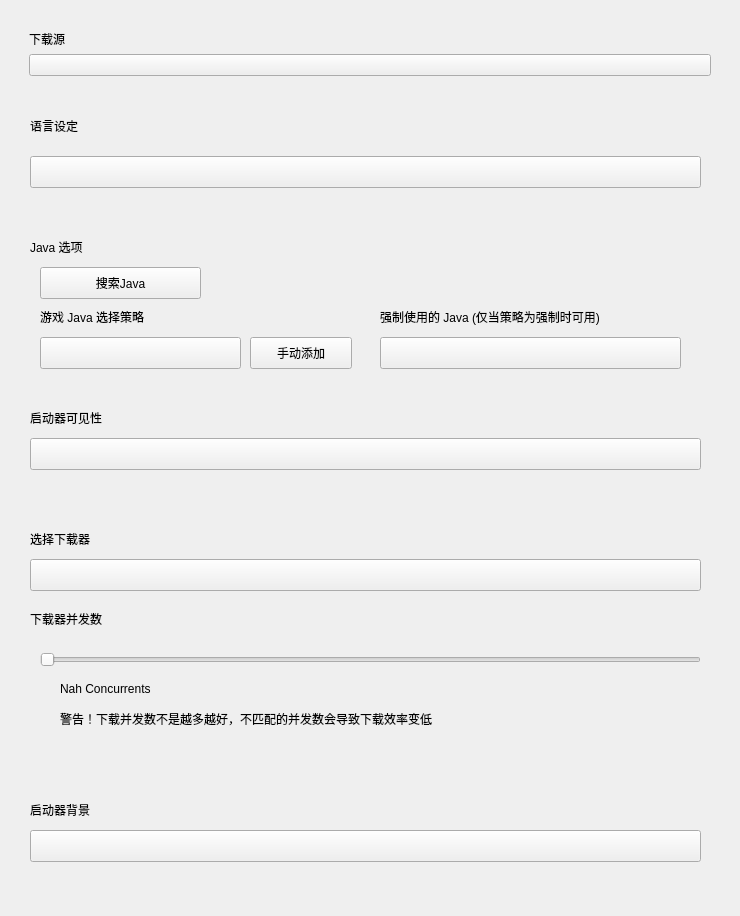
     <widget class="QWidget" name="scrollAreaWidgetContents">
      <property name="geometry">
       <rect>
        <x>0</x>
        <y>0</y>
        <width>740</width>
        <height>916</height>
       </rect>
      </property>
      <layout class="QVBoxLayout" name="verticalLayout_2">
       <property name="spacing">
        <number>20</number>
       </property>
       <property name="leftMargin">
        <number>20</number>
       </property>
       <property name="topMargin">
        <number>20</number>
       </property>
       <property name="rightMargin">
        <number>20</number>
       </property>
       <property name="bottomMargin">
        <number>20</number>
       </property>
       <item>
        <widget class="CardWidget" name="DownloadSourceCard">
         <property name="sizePolicy">
          <sizepolicy hsizetype="Fixed" vsizetype="Fixed">
           <horstretch>0</horstretch>
           <verstretch>0</verstretch>
          </sizepolicy>
         </property>
         <property name="minimumSize">
          <size>
           <width>700</width>
           <height>0</height>
          </size>
         </property>
         <property name="frameShadow">
          <enum>QFrame::Plain</enum>
         </property>
         <property name="lineWidth">
          <number>10</number>
         </property>
         <layout class="QVBoxLayout" name="verticalLayout">
          <item>
           <widget class="BodyLabel" name="BodyLabel_7">
            <property name="text">
             <string>下载源</string>
            </property>
           </widget>
          </item>
          <item>
           <widget class="ComboBox" name="DownloadSourceSelector"/>
          </item>
         </layout>
        </widget>
       </item>
       <item>
        <widget class="CardWidget" name="LanguageCard">
         <property name="sizePolicy">
          <sizepolicy hsizetype="Preferred" vsizetype="Fixed">
           <horstretch>0</horstretch>
           <verstretch>0</verstretch>
          </sizepolicy>
         </property>
         <property name="minimumSize">
          <size>
           <width>0</width>
           <height>100</height>
          </size>
         </property>
         <widget class="BodyLabel" name="BodyLabel_12">
          <property name="geometry">
           <rect>
            <x>10</x>
            <y>10</y>
            <width>63</width>
            <height>19</height>
           </rect>
          </property>
          <property name="text">
           <string>语言设定</string>
          </property>
         </widget>
         <widget class="ComboBox" name="LanguageSelector">
          <property name="geometry">
           <rect>
            <x>10</x>
            <y>50</y>
            <width>671</width>
            <height>32</height>
           </rect>
          </property>
         </widget>
        </widget>
       </item>
       <item>
        <widget class="CardWidget" name="JavaCard">
         <property name="sizePolicy">
          <sizepolicy hsizetype="Preferred" vsizetype="Fixed">
           <horstretch>0</horstretch>
           <verstretch>0</verstretch>
          </sizepolicy>
         </property>
         <property name="minimumSize">
          <size>
           <width>0</width>
           <height>150</height>
          </size>
         </property>
         <widget class="BodyLabel" name="BodyLabel_8">
          <property name="geometry">
           <rect>
            <x>10</x>
            <y>10</y>
            <width>63</width>
            <height>19</height>
           </rect>
          </property>
          <property name="text">
           <string>Java 选项</string>
          </property>
         </widget>
         <widget class="BodyLabel" name="BodyLabel_9">
          <property name="geometry">
           <rect>
            <x>20</x>
            <y>80</y>
            <width>141</width>
            <height>19</height>
           </rect>
          </property>
          <property name="text">
           <string>游戏 Java 选择策略</string>
          </property>
         </widget>
         <widget class="ComboBox" name="JavaSelectionPlan">
          <property name="geometry">
           <rect>
            <x>20</x>
            <y>110</y>
            <width>201</width>
            <height>32</height>
           </rect>
          </property>
         </widget>
         <widget class="PushButton" name="AddJavaManually">
          <property name="geometry">
           <rect>
            <x>230</x>
            <y>110</y>
            <width>102</width>
            <height>32</height>
           </rect>
          </property>
          <property name="text">
           <string>手动添加</string>
          </property>
         </widget>
         <widget class="BodyLabel" name="BodyLabel_10">
          <property name="geometry">
           <rect>
            <x>360</x>
            <y>80</y>
            <width>301</width>
            <height>19</height>
           </rect>
          </property>
          <property name="text">
           <string>强制使用的 Java (仅当策略为强制时可用)</string>
          </property>
         </widget>
         <widget class="ComboBox" name="JavaForce">
          <property name="geometry">
           <rect>
            <x>360</x>
            <y>110</y>
            <width>301</width>
            <height>32</height>
           </rect>
          </property>
         </widget>
         <widget class="PushButton" name="SearchJava">
          <property name="geometry">
           <rect>
            <x>20</x>
            <y>40</y>
            <width>161</width>
            <height>32</height>
           </rect>
          </property>
          <property name="text">
           <string>搜索Java</string>
          </property>
          <property name="icon">
           <iconset resource="Icons.qrc">
            <normaloff>:/Icons/Icons/MaterialSymbolsLightSearch.svg</normaloff>:/Icons/Icons/MaterialSymbolsLightSearch.svg</iconset>
          </property>
          <property name="hasIcon" stdset="0">
           <bool>false</bool>
          </property>
         </widget>
        </widget>
       </item>
       <item>
        <widget class="CardWidget" name="LauncherVisiableCard">
         <property name="sizePolicy">
          <sizepolicy hsizetype="Preferred" vsizetype="Fixed">
           <horstretch>0</horstretch>
           <verstretch>0</verstretch>
          </sizepolicy>
         </property>
         <property name="minimumSize">
          <size>
           <width>0</width>
           <height>100</height>
          </size>
         </property>
         <widget class="BodyLabel" name="BodyLabel_11">
          <property name="geometry">
           <rect>
            <x>10</x>
            <y>10</y>
            <width>131</width>
            <height>19</height>
           </rect>
          </property>
          <property name="text">
           <string>启动器可见性</string>
          </property>
         </widget>
         <widget class="ComboBox" name="LauncherVisiableSelector">
          <property name="geometry">
           <rect>
            <x>10</x>
            <y>40</y>
            <width>671</width>
            <height>32</height>
           </rect>
          </property>
         </widget>
        </widget>
       </item>
       <item>
        <widget class="CardWidget" name="DownloaderSelectorCard">
         <property name="sizePolicy">
          <sizepolicy hsizetype="Preferred" vsizetype="Fixed">
           <horstretch>0</horstretch>
           <verstretch>0</verstretch>
          </sizepolicy>
         </property>
         <property name="minimumSize">
          <size>
           <width>0</width>
           <height>250</height>
          </size>
         </property>
         <widget class="BodyLabel" name="BodyLabel_16">
          <property name="geometry">
           <rect>
            <x>10</x>
            <y>10</y>
            <width>131</width>
            <height>19</height>
           </rect>
          </property>
          <property name="text">
           <string>选择下载器</string>
          </property>
         </widget>
         <widget class="ComboBox" name="DownloaderSelector">
          <property name="geometry">
           <rect>
            <x>10</x>
            <y>40</y>
            <width>671</width>
            <height>32</height>
           </rect>
          </property>
         </widget>
         <widget class="BodyLabel" name="BodyLabel_17">
          <property name="geometry">
           <rect>
            <x>10</x>
            <y>90</y>
            <width>101</width>
            <height>19</height>
           </rect>
          </property>
          <property name="text">
           <string>下载器并发数</string>
          </property>
         </widget>
         <widget class="Slider" name="Slider">
          <property name="geometry">
           <rect>
            <x>20</x>
            <y>130</y>
            <width>661</width>
            <height>21</height>
           </rect>
          </property>
          <property name="orientation">
           <enum>Qt::Horizontal</enum>
          </property>
         </widget>
         <widget class="StrongBodyLabel" name="StrongBodyLabel_10">
          <property name="geometry">
           <rect>
            <x>40</x>
            <y>160</y>
            <width>111</width>
            <height>19</height>
           </rect>
          </property>
          <property name="text">
           <string>Nah Concurrents</string>
          </property>
         </widget>
         <widget class="StrongBodyLabel" name="StrongBodyLabel_11">
          <property name="geometry">
           <rect>
            <x>40</x>
            <y>190</y>
            <width>621</width>
            <height>19</height>
           </rect>
          </property>
          <property name="text">
           <string>警告！下载并发数不是越多越好，不匹配的并发数会导致下载效率变低</string>
          </property>
         </widget>
        </widget>
       </item>
       <item>
        <widget class="CardWidget" name="LauncherBackgroundCard">
         <property name="sizePolicy">
          <sizepolicy hsizetype="Preferred" vsizetype="Fixed">
           <horstretch>0</horstretch>
           <verstretch>0</verstretch>
          </sizepolicy>
         </property>
         <property name="minimumSize">
          <size>
           <width>0</width>
           <height>100</height>
          </size>
         </property>
         <widget class="BodyLabel" name="BodyLabel_18">
          <property name="geometry">
           <rect>
            <x>10</x>
            <y>10</y>
            <width>131</width>
            <height>19</height>
           </rect>
          </property>
          <property name="text">
           <string>启动器背景</string>
          </property>
         </widget>
         <widget class="ComboBox" name="LauncherBackgroundSelector">
          <property name="geometry">
           <rect>
            <x>10</x>
            <y>40</y>
            <width>671</width>
            <height>32</height>
           </rect>
          </property>
         </widget>
        </widget>
       </item>
      </layout>
     </widget>
